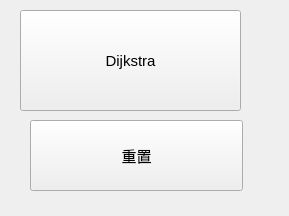
<?xml version="1.0" encoding="UTF-8"?>
<ui version="4.0">
 <class>GraphUI</class>
 <widget class="QWidget" name="GraphUI">
  <property name="geometry">
   <rect>
    <x>0</x>
    <y>0</y>
    <width>289</width>
    <height>216</height>
   </rect>
  </property>
  <property name="windowTitle">
   <string>Form</string>
  </property>
  <widget class="QPushButton" name="DjpushButton">
   <property name="geometry">
    <rect>
     <x>20</x>
     <y>10</y>
     <width>221</width>
     <height>101</height>
    </rect>
   </property>
   <property name="font">
    <font>
     <pointsize>11</pointsize>
     <weight>50</weight>
     <bold>false</bold>
    </font>
   </property>
   <property name="text">
    <string>Dijkstra</string>
   </property>
  </widget>
  <widget class="QPushButton" name="ResetpushButton">
   <property name="geometry">
    <rect>
     <x>30</x>
     <y>120</y>
     <width>213</width>
     <height>71</height>
    </rect>
   </property>
   <property name="font">
    <font>
     <pointsize>11</pointsize>
     <weight>50</weight>
     <bold>false</bold>
    </font>
   </property>
   <property name="text">
    <string>重置</string>
   </property>
  </widget>
 </widget>
 <resources/>
 <connections>
  <connection>
   <sender>DjpushButton</sender>
   <signal>clicked()</signal>
   <receiver>GraphUI</receiver>
   <slot>on_dijkstra_btn_clicked()</slot>
   <hints>
    <hint type="sourcelabel">
     <x>95</x>
     <y>110</y>
    </hint>
    <hint type="destinationlabel">
     <x>135</x>
     <y>170</y>
    </hint>
   </hints>
  </connection>
  <connection>
   <sender>ResetpushButton</sender>
   <signal>clicked()</signal>
   <receiver>GraphUI</receiver>
   <slot>on_reset_btn_clicked()</slot>
   <hints>
    <hint type="sourcelabel">
     <x>85</x>
     <y>190</y>
    </hint>
    <hint type="destinationlabel">
     <x>132</x>
     <y>251</y>
    </hint>
   </hints>
  </connection>
 </connections>
 <slots>
  <slot>on_bfs_btn_clicked()</slot>
  <slot>on_dfs_btn_clicked()</slot>
  <slot>on_dijkstra_btn_clicked()</slot>
  <slot>on_reset_btn_clicked()</slot>
  <slot>on_prim_btn_clicked()</slot>
  <slot>on_kruskal_btn_clicked()</slot>
  <slot>on_topologicalSorting_btn_clicked()</slot>
  <slot>on_outPut_btn_clicked()</slot>
 </slots>
</ui>
